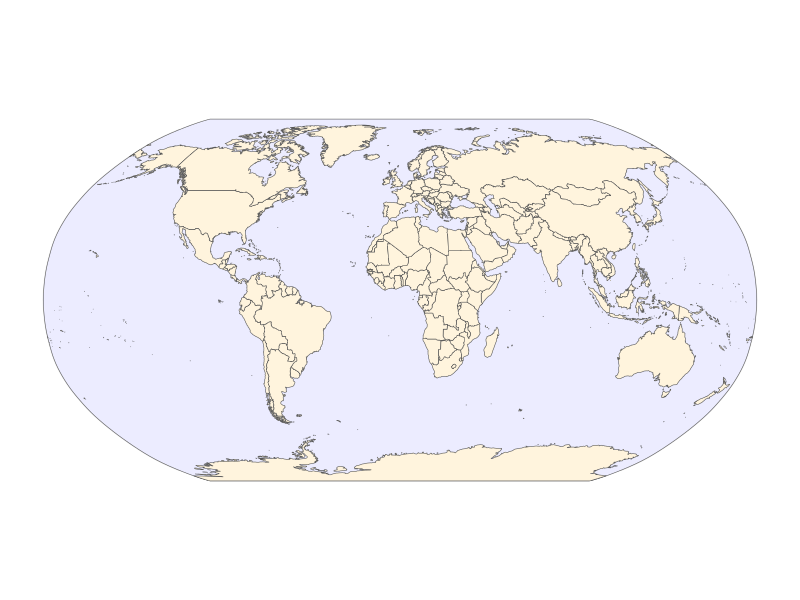
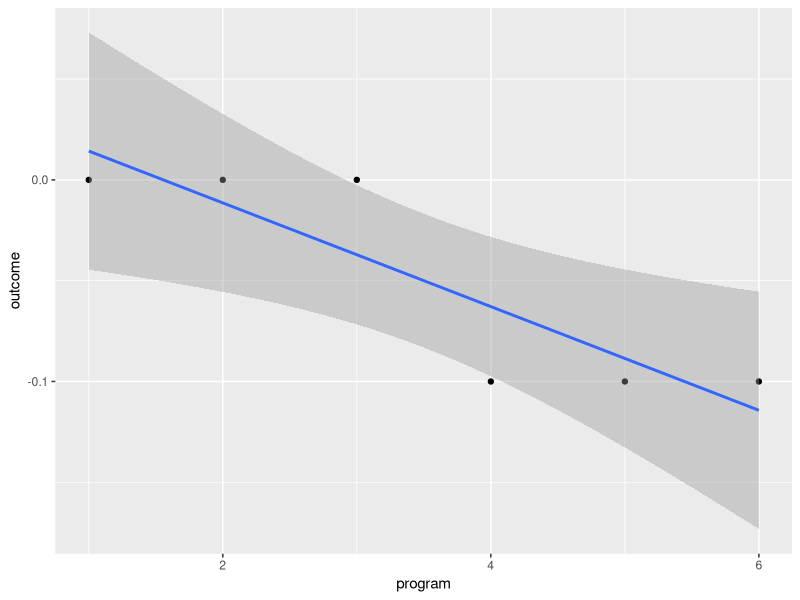

Source code (R) for these figures, in order:
## ---- chunk 1
#| echo: false
#| message: false

library(rnaturalearth) # natural earth data

library(ggplot2) # beautiful graphs & maps

library(dplyr) # data wrangling

library(sf) # simple (spatial) features

# library(patchwork) # stitch ggplots together

## ---- chunk 2
#| echo: false
#| message: false

mapdata <- ne_countries(scale = "medium", # medium scale
                        returnclass = "sf") # as sf object

# CF https://stackoverflow.com/questions/75860459/change-ocean-color-in-robinson-projection-map

ocean <- st_polygon(list(cbind(c(seq(-180, 179, 
                                     len = 100), 
                                 rep(180, 100), 
                                 seq(179, -180, 
                                     len = 100),
                                 rep(-180, 100)),
                               c(rep(-90, 100), 
                                 seq(-89, 89, 
                                     len = 100),
                                 rep(90, 100), 
                                 seq(89, -90, 
                                     len = 100))))) |>
  st_sfc(crs = "WGS84") |>
  st_as_sf()

mymap <- ggplot(mapdata) + # the data I am mapping
  geom_sf(data = ocean, fill = "#ECECFF") +
  geom_sf(fill = "#FFF4DD") + # the geometry I am using
  theme_minimal() +
  theme(axis.text.x = element_blank())

mymap + coord_sf(crs="+proj=robin") # Robinson projection

## ---- chunk 3
#| echo: false
#| message: false

program <- seq(1:6)

motivation <- c(0,0,0,1,1,1)

outcome <- -.1 * motivation

mydata <- data.frame(program, motivation, outcome)

ggplot(mydata,
       aes(x= program,
           y = outcome)) +
  geom_point() + 
  geom_smooth(method = "lm")
